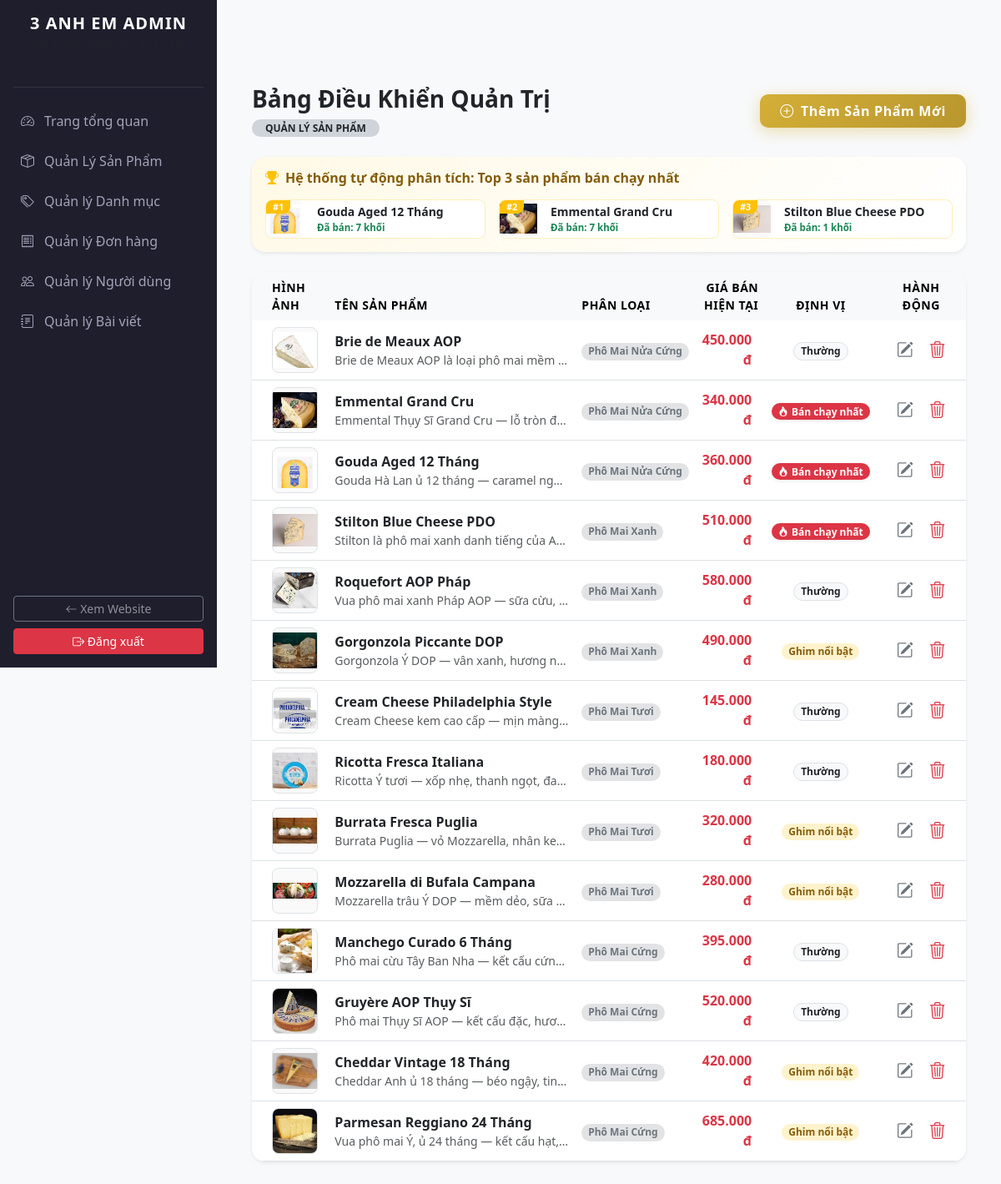
The page /phomai3anhem/admin/admin-products.php on the database its author committed.
### tables this page shows
CREATE TABLE `products` (
  `id` int(10) UNSIGNED NOT NULL,
  `category_id` int(10) UNSIGNED NOT NULL,
  `name` varchar(200) NOT NULL,
  `slug` varchar(220) NOT NULL,
  `description` text DEFAULT NULL,
  `short_desc` varchar(300) DEFAULT NULL,
  `price` decimal(12,0) NOT NULL,
  `original_price` decimal(12,0) DEFAULT NULL,
  `stock` int(10) UNSIGNED NOT NULL DEFAULT 0,
  `weight_gram` int(10) UNSIGNED DEFAULT NULL,
  `origin` varchar(100) DEFAULT NULL,
  `image` varchar(255) DEFAULT NULL,
  `is_featured` tinyint(1) NOT NULL DEFAULT 0,
  `is_active` tinyint(1) NOT NULL DEFAULT 1,
  `created_at` datetime NOT NULL DEFAULT current_timestamp(),
  `updated_at` datetime NOT NULL DEFAULT current_timestamp() ON UPDATE current_timestamp()
);

CREATE TABLE `categories` (
  `id` int(10) UNSIGNED NOT NULL,
  `name` varchar(100) NOT NULL,
  `slug` varchar(120) NOT NULL,
  `description` text DEFAULT NULL,
  `icon` varchar(50) DEFAULT NULL,
  `created_at` datetime NOT NULL DEFAULT current_timestamp()
);

### phomai3anhem/admin/admin-products.php (the view, shortened to what this page needs)
<?php
include_once '../config/db.php';
include_once 'includes/header.php';
$stmt_top3 = $pdo->query("SELECT od.product_id, SUM(od.quantity) as total_sold, p.name, p.image, p.price
                          FROM order_details od
                          JOIN products p ON od.product_id = p.id
                          GROUP BY od.product_id
                          ORDER BY total_sold DESC
                          LIMIT 3");
$top_selling_products = $stmt_top3->fetchAll();
$top3_ids = array_column($top_selling_products, 'product_id');
$stmt_prods = $pdo->query("SELECT p.*, c.name AS category_name FROM products p
                           LEFT JOIN categories c ON p.category_id = c.id
                           ORDER BY p.id DESC");
$products = $stmt_prods->fetchAll();
?>
<div class="container my-5 pt-4">
    <div class="d-flex justify-content-between align-items-center mb-4">
        <div>
            <h3 class="fw-bold text-dark mb-1">Bảng Điều Khiển Quản Trị</h3>
            <span class="badge bg-dark-subtle text-dark rounded-pill px-3 py-1.5 small text-uppercase">Quản lý sản phẩm</span>
        </div>
        <button class="btn btn-gold px-4 py-2 text-white" onclick="openAddModal()">
            <i class="bi bi-plus-circle me-2"></i>Thêm Sản Phẩm Mới
        </button>
    </div>
    <div class="row g-3 mb-4">
        <div class="col-12">
            <div class="card border-0 shadow-sm rounded-4 p-3" style="background: linear-gradient(135deg, #FFF9E6 0%, #FFFFFF 100%);">
                <h6 class="fw-bold text-warning-dark mb-3"><i class="bi bi-trophy-fill me-2 text-warning"></i>Hệ thống tự động phân tích: Top 3 sản phẩm bán chạy nhất</h6>
                <div class="row g-3">
                    <?php if (!empty($top_selling_products)): ?>
                        <?php $rank = 1; foreach ($top_selling_products as $top_p): ?>
                            <div class="col-12 col-md-4">
                                <div class="d-flex align-items-center gap-3 bg-white p-2.5 rounded-3 border border-warning-subtle position-relative overflow-hidden">
                                    <div class="position-absolute top-0 start-0 bg-warning text-white fw-bold px-2 py-0.5 rounded-br" style="font-size: 11px; border-bottom-right-radius: 8px;">
                                        #<?= $rank++ ?>
                                    </div>
                                    <img src="../assets/img/<?= !empty($top_p['image']) ? $top_p['image'] : 'default.jpg'; ?>" class="rounded" style="width: 45px; height: 45px; object-fit: contain; background: #fafafa;">
                                    <div class="overflow-hidden" style="flex: 1;">
                                        <div class="fw-bold text-dark text-truncate small mb-0"><?= htmlspecialchars($top_p['name']) ?></div>
                                        <small class="text-success d-block fw-semibold" style="font-size: 11.5px;">Đã bán: <?= $top_p['total_sold'] ?> khối</small>
                                    </div>
                                </div>
                            </div>
                        <?php endforeach; ?>
                    <?php else: ?>
                        <div class="col-12 text-muted small ps-3">Chưa có dữ liệu đơn hàng mua sản phẩm để phân tích.</div>
                    <?php endif; ?>
                </div>
            </div>
        </div>
    </div>
    <div class="card border-0 shadow-sm rounded-4 overflow-hidden bg-white">
        <div class="table-responsive">
            <table class="table table-hover align-middle mb-0">
                <thead class="table-light text-secondary small text-uppercase" style="letter-spacing: 0.5px;">
                    <tr>
                        <th class="border-0 ps-4" style="width: 100px;">Hình ảnh</th>
                        <th class="border-0">Tên Sản Phẩm</th>
                        <th class="border-0">Phân Loại</th>
                        <th class="border-0 text-end">Giá Bán hiện tại</th>
                        <th class="border-0 text-center">Định Vị</th>
                        <th class="border-0 text-center" style="width: 140px;">Hành động</th>
                    </tr>
                </thead>
                <tbody>
                    <?php if (count($products) > 0): ?>
                        <?php foreach ($products as $prod): ?>
                            <tr>
                                <td class="ps-4">
                                    <img src="../assets/img/<?= !empty($prod['image']) ? $prod['image'] : 'default.jpg'; ?>"
                                         class="rounded-3 border" style="width: 55px; height: 55px; object-fit: contain; background: #fafafa;" alt="<?= htmlspecialchars($prod['name']); ?>">
                                </td>
                                <td>
                                    <div class="fw-bold text-dark mb-0"><?= htmlspecialchars($prod['name']); ?></div>
                                    <small class="text-muted d-block text-truncate" style="max-width: 280px;"><?= htmlspecialchars($prod['short_desc'] ?? 'Chưa cấu hình mô tả cụ thể...'); ?></small>
                                </td>
                                <td>
                                    <span class="badge bg-secondary-subtle text-secondary rounded-pill px-2.5 py-1.5 small">
                                        <?= htmlspecialchars($prod['category_name'] ?? 'Mặc định'); ?>
                                    </span>
                                </td>
                                <td class="text-end fw-bold text-danger fs-6 pe-3">
                                    <?= number_format($prod['price'], 0, ',', '.'); ?> đ
                                </td>
                                <td class="text-center">
                                    <?php if (in_array($prod['id'], $top3_ids)): ?>
                                        <span class="badge bg-danger text-white rounded-pill px-2.5 py-1 small fw-bold shadow-sm animate-pulse"><i class="bi bi-fire me-1"></i>Bán chạy nhất</span>
                                    <?php elseif (isset($prod['is_featured']) && $prod['is_featured'] == 1): ?>
                                        <span class="badge bg-warning-subtle text-warning-dark rounded-pill px-2.5 py-1 small fw-bold">Ghim nổi bật</span>
                                    <?php else: ?>
                                        <span class="badge bg-light text-dark rounded-pill px-2.5 py-1 small border">Thường</span>
                                    <?php endif; ?>
                                </td>
                                <td class="text-center">
                                    <div class="btn-group gap-1">
                                        <button class="btn btn-sm btn-outline-secondary rounded-3 border-0 px-2"
                                                onclick='openEditModal(<?= json_encode($prod, JSON_HEX_APOS | JSON_HEX_QUOT); ?>)' title="Chỉnh sửa">
                                            <i class="bi bi-pencil-square fs-5"></i>
                                        </button>
                                        <a href="admin-process.php?action=delete&id=<?= $prod['id']; ?>"
                                           class="btn btn-sm btn-outline-danger rounded-3 border-0 px-2"
                                           onclick="return confirm('Bạn có chắc chắn muốn xóa sản phẩm này hoàn toàn khỏi Database?')" title="Xóa bỏ">
                                            <i class="bi bi-trash3 fs-5"></i>
                                        </a>
                                    </div>
                                </td>
                            </tr>
                        <?php endforeach; ?>
                    <?php else: ?>
                        <tr>
                            <td colspan="6" class="text-center py-5 text-muted small">Cơ sở dữ liệu trống. Hãy nhấn nút phía trên để khởi tạo sản phẩm đầu tiên!</td>
                        </tr>
                    <?php endif; ?>
                </tbody>
            </table>
        </div>
    </div>
</div>
<?php include_once 'includes/footer.php'; ?>

### phomai3anhem/assets/css/style.css (style rules this page uses)
:root { --primary-gold: #E5A93B; --bg-cream: #FDFBF7; --text-charcoal: #2C2C2C; --glass-bg: rgba(255, 255, 255, 0.7); --glass-border: rgba(255, 255, 255, 0.4); --glass-blur: blur(12px); }
body { background-color: var(--bg-cream); color: var(--text-charcoal); font-family: 'Segoe UI', Tahoma, Geneva, Verdana, sans-serif; overflow-x: hidden; }
.btn-gold { background-color: var(--primary-gold); color: #ffffff; border-radius: 30px; padding: 10px 24px; font-weight: 600; border: none; transition: all 0.3s ease; }
.btn-gold { background: linear-gradient(135deg, #d4af37 0%, #b8962e 100%); color: #fff; border: none; border-radius: 10px; font-weight: 600; letter-spacing: 0.04em; transition: all 0.22s ease; box-shadow: 0 4px 18px rgba(212, 175, 55, 0.4); }

### phomai3anhem/admin/includes/header.php (style rules this page uses)
:root { --sidebar-width: 260px; --gold-color: #cca43b; --dark-bg: #1e1e2d; }
body { background-color: #f8f9fa; font-family: 'Segoe UI', system-ui, sans-serif; }

### phomai3anhem/admin/admin-products.php (style rules this page uses)
.btn-gold { background-color: #E5A93B; border: none; font-weight: 600; transition: all 0.3s ease; }
.text-warning-dark { color: #855d0a !important; }
.border-warning-subtle { border-color: #ffeeba !important; }
.animate-pulse { animation: pulse 2s infinite ease-in-out; }

### rows shown on the page
products: image (picture), name "Brie de Meaux AOP", short_desc "Brie de Meaux AOP là loại phô mai mềm…", category.name "Phô Mai Nửa Cứng", price "450.000", is_featured "Thường"
products: image (picture), name "Emmental Grand Cru", short_desc "Emmental Thụy Sĩ Grand Cru — lỗ tròn đ…", category.name "Phô Mai Nửa Cứng", price "340.000", shows "Bán chạy nhất"
products: image (picture), name "Gouda Aged 12 Tháng", short_desc "Gouda Hà Lan ủ 12 tháng — caramel ng…", category.name "Phô Mai Nửa Cứng", price "360.000", shows "Bán chạy nhất"
products: image (picture), name "Stilton Blue Cheese PDO", short_desc "Stilton là phô mai xanh danh tiếng của A…", category.name "Phô Mai Xanh", price "510.000", shows "Bán chạy nhất"
products: image (picture), name "Roquefort AOP Pháp", short_desc "Vua phô mai xanh Pháp AOP — sữa cừu,…", category.name "Phô Mai Xanh", price "580.000", is_featured "Thường"
products: image (picture), name "Gorgonzola Piccante DOP", short_desc "Gorgonzola Ý DOP — vân xanh, hương n…", category.name "Phô Mai Xanh", price "490.000", is_featured "Ghim nổi bật"
products: image (picture), name "Cream Cheese Philadelphia Style", short_desc "Cream Cheese kem cao cấp — mịn màng…", category.name "Phô Mai Tươi", price "145.000", is_featured "Thường"
products: image (picture), name "Ricotta Fresca Italiana", short_desc "Ricotta Ý tươi — xốp nhẹ, thanh ngọt, đa…", category.name "Phô Mai Tươi", price "180.000", is_featured "Thường"
products: image (picture), name "Burrata Fresca Puglia", short_desc "Burrata Puglia — vỏ Mozzarella, nhân ke…", category.name "Phô Mai Tươi", price "320.000", is_featured "Ghim nổi bật"
products: image (picture), name "Mozzarella di Bufala Campana", short_desc "Mozzarella trâu Ý DOP — mềm dẻo, sữa…", category.name "Phô Mai Tươi", price "280.000", is_featured "Ghim nổi bật"
products: image (picture), name "Manchego Curado 6 Tháng", short_desc "Phô mai cừu Tây Ban Nha — kết cấu cứn…", category.name "Phô Mai Cứng", price "395.000", is_featured "Thường"
products: image (picture), name "Gruyère AOP Thụy Sĩ", short_desc "Phô mai Thụy Sĩ AOP — kết cấu đặc, hươ…", category.name "Phô Mai Cứng", price "520.000", is_featured "Thường"
products: image (picture), name "Cheddar Vintage 18 Tháng", short_desc "Cheddar Anh ủ 18 tháng — béo ngậy, tin…", category.name "Phô Mai Cứng", price "420.000", is_featured "Ghim nổi bật"
products: image (picture), name "Parmesan Reggiano 24 Tháng", short_desc "Vua phô mai Ý, ủ 24 tháng — kết cấu hạt,…", category.name "Phô Mai Cứng", price "685.000", is_featured "Ghim nổi bật"

### other values the page prints
$top_p['name'] "Gouda Aged 12 Tháng"
$top_p['total_sold'] "7"
$top_p['name'] "Emmental Grand Cru"
$top_p['name'] "Stilton Blue Cheese PDO"
$top_p['total_sold'] "1"
